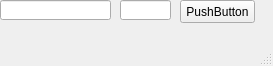
<?xml version="1.0" encoding="UTF-8"?>
<ui version="4.0">
 <class>MainWindow</class>
 <widget class="QMainWindow" name="MainWindow">
  <property name="geometry">
   <rect>
    <x>0</x>
    <y>0</y>
    <width>273</width>
    <height>66</height>
   </rect>
  </property>
  <property name="windowTitle">
   <string>MainWindow</string>
  </property>
  <widget class="QWidget" name="centralwidget">
   <widget class="QPushButton" name="spell_this">
    <property name="geometry">
     <rect>
      <x>180</x>
      <y>0</y>
      <width>75</width>
      <height>23</height>
     </rect>
    </property>
    <property name="text">
     <string>PushButton</string>
    </property>
   </widget>
   <widget class="QLineEdit" name="product_input">
    <property name="geometry">
     <rect>
      <x>0</x>
      <y>0</y>
      <width>111</width>
      <height>20</height>
     </rect>
    </property>
   </widget>
   <widget class="QLineEdit" name="product_waight">
    <property name="geometry">
     <rect>
      <x>120</x>
      <y>0</y>
      <width>51</width>
      <height>20</height>
     </rect>
    </property>
   </widget>
  </widget>
  <widget class="QMenuBar" name="menubar">
   <property name="geometry">
    <rect>
     <x>0</x>
     <y>0</y>
     <width>273</width>
     <height>21</height>
    </rect>
   </property>
  </widget>
  <widget class="QStatusBar" name="statusbar"/>
 </widget>
 <resources/>
 <connections/>
</ui>
